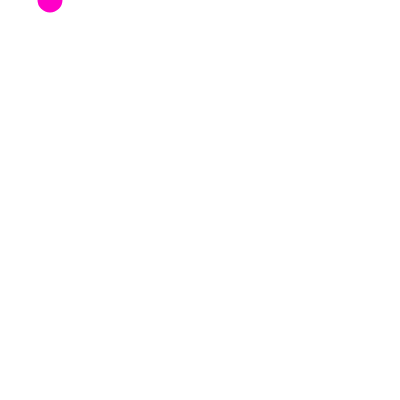
Frame 1 (no input)
Frame 60 (no input): identical to frame 1, image omitted
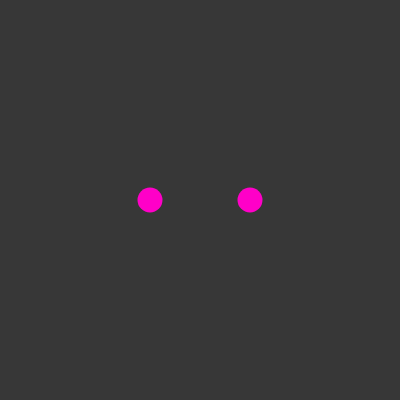
Frame 120 (the mouse pressed at the canvas centre since frame 60)

The p5.js sketch that drew these frames (run headless with seeded random() and noise() and a simulated clock; from frame 60 on, the mouse is pressed at the canvas centre):

// p5.js sketch
// ── sketch.js
function setup() {
  createCanvas(400, 400);
  background(0);
}

function draw() {
  background(255-mouseX);
  noStroke();
  fill(255, 0, 200);
  ellipse(mouseX+50, mouseY, 25, 25);
  ellipse(mouseX-50, mouseY, 25, 25);
}

function mousePressed() {
  background(0);
}
